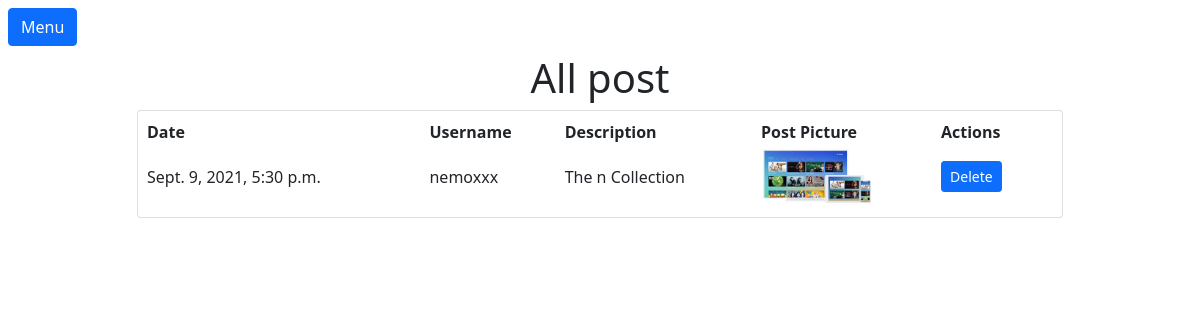
Page /administration/admins/getpost (signed in) on the earlier database version.
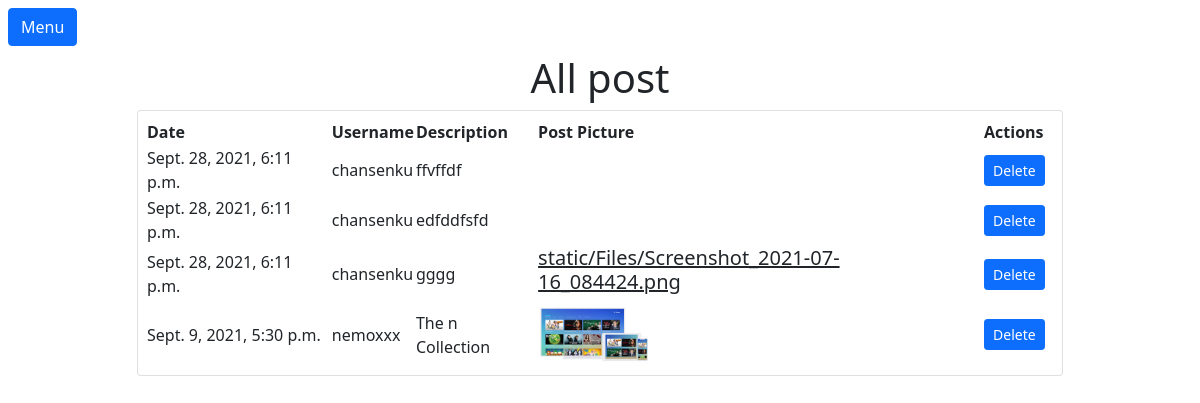
Same page on the later database version.
### Droid/models.py (models this page shows, shortened)
class Post(models.Model):
	title = models.CharField(max_length=100)
	file = models.FileField(null=True,blank=True,upload_to='static/Files')
	content = models.TextField()
	date_posted = models.DateTimeField(default=timezone.now)
	author = models.ForeignKey(User, on_delete=models.CASCADE)
	def extension(self):
		name, extension = os.path.splitext(self.file.name)
		return extension

### userlogin/auth.py (the view)
    def wrapper_function(request, *args, **kwargs):
        if request.user.is_staff:
            return view_function(request, *args, **kwargs)
        else:
            return redirect('/')

### administration/views.py (called while the page is built)
@login_required
@admin_only
def get_post(request):
    post = Post.objects.filter().order_by('-id')
    context = {
        'posts': post
    }
    return render(request, 'administration/post.html', context)

### userlogin/auth.py (called while the page is built)
def admin_only(view_function):
    def wrapper_function(request, *args, **kwargs):
        if request.user.is_staff:
            return view_function(request, *args, **kwargs)
        else:
            return redirect('/')
    return wrapper_function

### administration/templates/administration/post.html (shortened to what this page needs)
{% extends 'layout-admin.html' %}
{% block main_content %}
<div class="container">
    <div class="row">
        <div class="col-md-10 offset-md-1">
            <h1 class="text-center">All post</h1>
            <div class="card p-2">
                <table class="table-striped ">
                    <tr>
                        <th>Date</th>
                        <th>Username</th>
                        <th>Description</th>
                        <th>Post Picture</th>
                        <th>Actions</th>
                    </tr>
                    {% for i in posts %}
                    <tr>
                        <td>{{ i.date_posted }}</td>
                        <td> {{ i.author }}</td>
                        <td>{{ i.content }}</td>
                        <td> {% if i.file %}
                            {% if i.extension == '.jpg' or i.extension == 'jpeg' or i.extension == 'png' %}
                              <a href="{{ i.file.url }}"  download ><img src="{{ i.file.url }}" width="110" alt="" class="img-fluid "></a>
                            {% elif i.extension == '.mp4' %}
                              <div class="embed-responsive embed-responsive-16by9">
                                <video id="video-1_html_api" class="vjs-tech" preload="auto" autoplay >
                                  <source src="{{ i.file.url }}" type="video/mp4" class="embed-responsive">
                                </video>
                              </div>
                            {% else %}
                              <a href="{{ i.file.url }}"  download class="text-dark"><h5>{{ i.file }}</h5></a>
                            {% endif %}
                          {% endif %}</td>
                        <td><a class="btn btn-primary btn-sm"
                               href="/administration/admins/postdelete/{{ i.id }}">Delete</a> &nbsp;
                            </td>
                    </tr>
                    {% endfor %}
                </table>
            </div>
        </div>
    </div>
</div>
{% endblock main_content %}

Differences in the rows shown:
added Post: date_posted "Sept. 28, 2021, 6:11 p.m.", author "chansenku", content "ffvffdf"
added Post: date_posted "Sept. 28, 2021, 6:11 p.m.", author "chansenku", content "edfddfsfd"
added Post: date_posted "Sept. 28, 2021, 6:11 p.m.", author "chansenku", content "gggg", file "static/Files/Screenshot_2021-07-16_084424.png"
